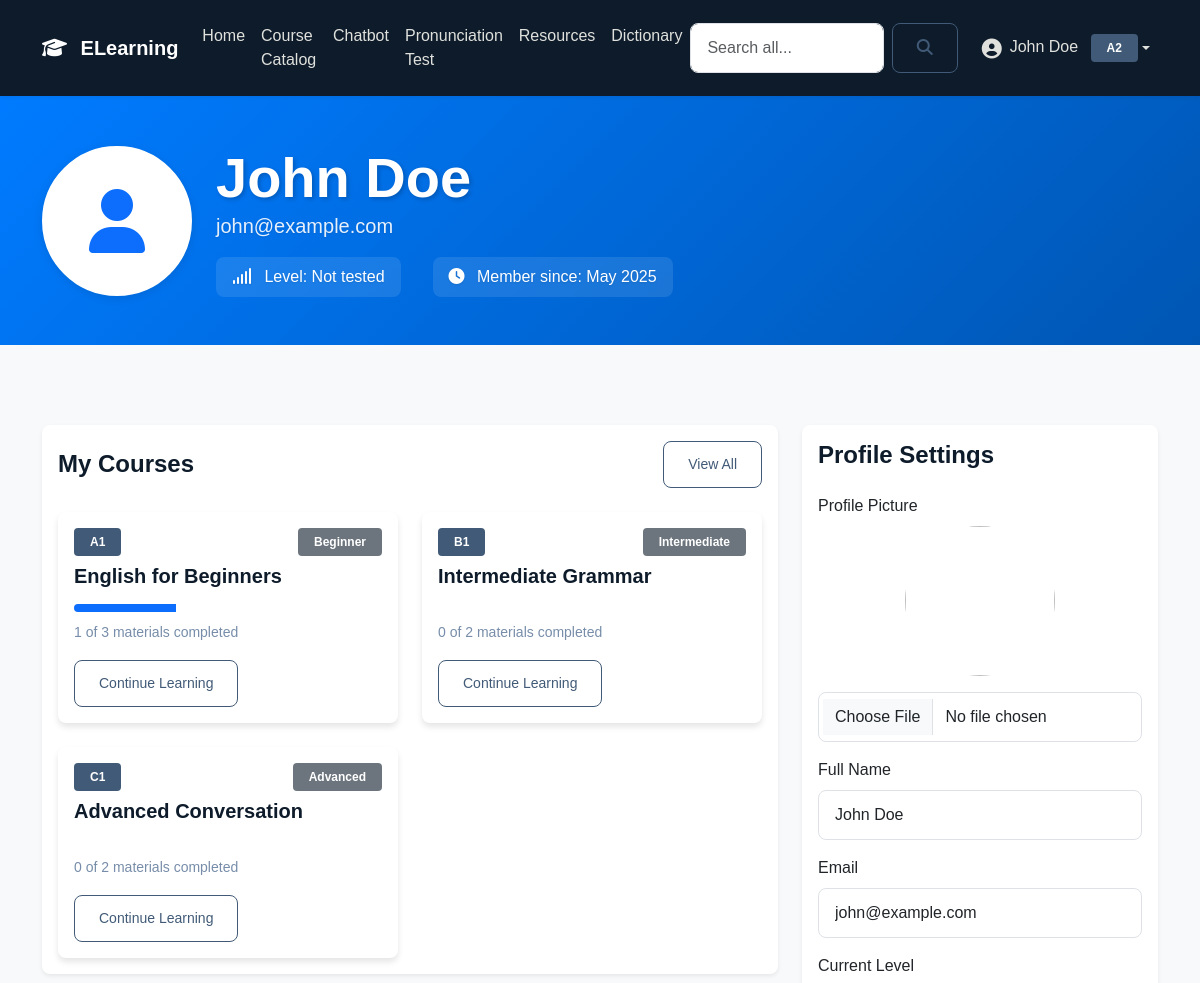
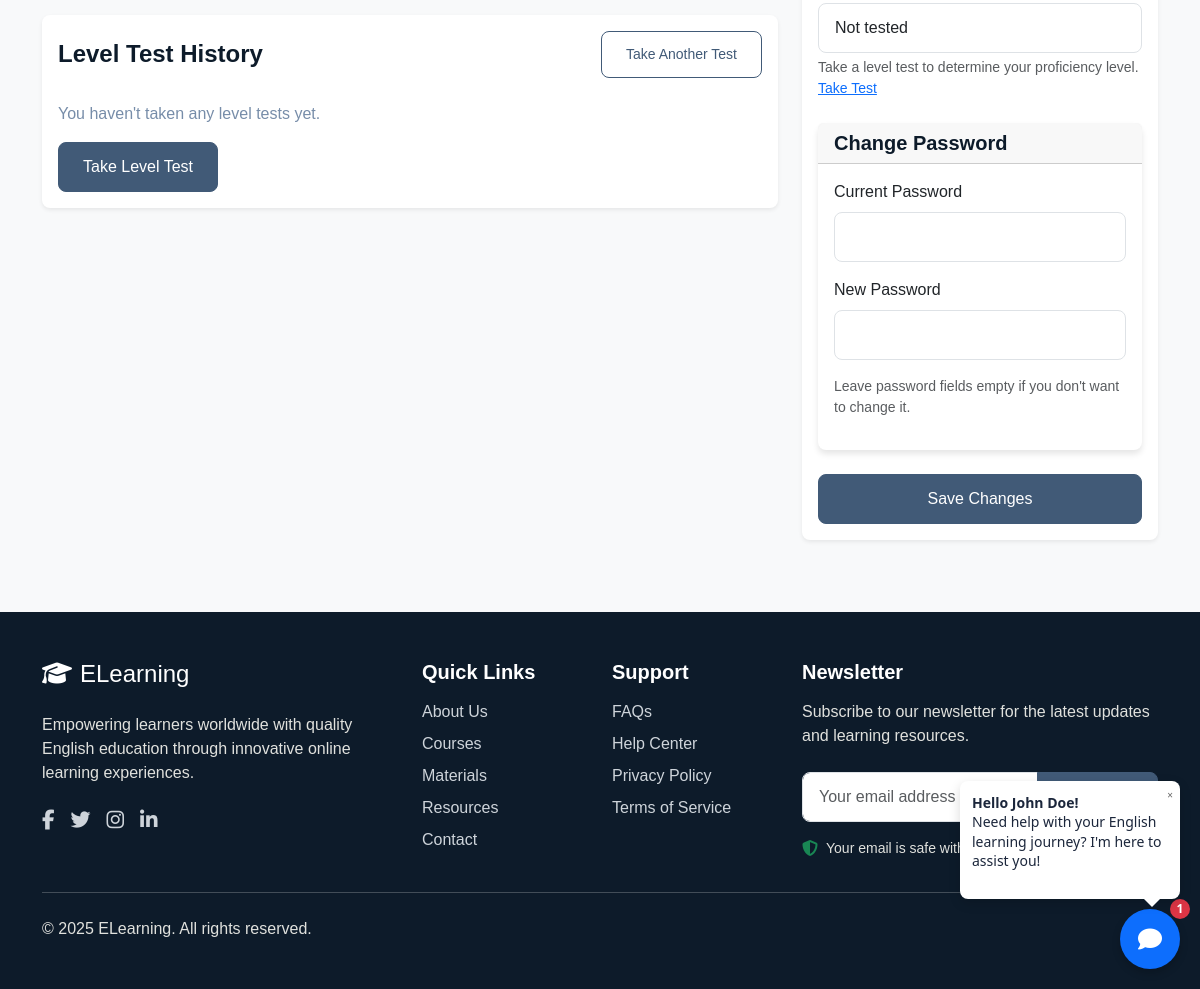
The app's page /profile.php (signed in) with its own data (2 pictures, top to bottom).
### tables this page shows
CREATE TABLE IF NOT EXISTS user_profiles (
    profile_id INT PRIMARY KEY AUTO_INCREMENT,
    user_id INT UNIQUE,
    full_name VARCHAR(100),
    proficiency_level CHAR(2) COMMENT 'A1, A2, B1, B2, C1, C2',
    profile_picture VARCHAR(255),
    FOREIGN KEY (user_id) REFERENCES users(user_id) ON DELETE CASCADE
);

CREATE TABLE IF NOT EXISTS users (
    user_id INT PRIMARY KEY AUTO_INCREMENT,
    username VARCHAR(50) UNIQUE NOT NULL,
    email VARCHAR(100) UNIQUE NOT NULL,
    password VARCHAR(255) NOT NULL,
    role TINYINT NOT NULL DEFAULT 1 COMMENT '0: admin, 1: student, 2: instructor',
    created_at TIMESTAMP DEFAULT CURRENT_TIMESTAMP,
    last_login TIMESTAMP NULL
);

CREATE TABLE IF NOT EXISTS courses (
    course_id INT PRIMARY KEY AUTO_INCREMENT,
    title VARCHAR(100) NOT NULL,
    description TEXT,
    instructor_id INT NOT NULL,
    level CHAR(2) NOT NULL COMMENT 'A1, A2, B1, B2, C1, C2',
    duration VARCHAR(50),
    difficulty_level VARCHAR(20),
    thumbnail_url VARCHAR(255),
    is_featured TINYINT(1) DEFAULT 0,
    created_at TIMESTAMP DEFAULT CURRENT_TIMESTAMP,
    updated_at TIMESTAMP NULL ON UPDATE CURRENT_TIMESTAMP,
    FOREIGN KEY (instructor_id) REFERENCES users(user_id)
);

### profile.php (the view, shortened to what the rows shown need)
<?php
require_once 'includes/db.php';
require_once 'includes/functions.php';
try {
    $stmt = $conn->prepare("
        SELECT
            u.user_id,
            u.username,
            u.email,
            u.created_at,
            COALESCE(up.full_name, '') as full_name,
            COALESCE(up.profile_picture, '') as profile_picture,
            COALESCE(
                (SELECT assigned_level
                 FROM level_test_results
                 WHERE user_id = u.user_id
                 ORDER BY test_date DESC
                 LIMIT 1),
                'Not tested'
            ) as proficiency_level,
            (SELECT test_date
             FROM level_test_results
             WHERE user_id = u.user_id
             ORDER BY test_date DESC
             LIMIT 1) as last_test_date
        FROM users u
        LEFT JOIN user_profiles up ON u.user_id = up.user_id
        WHERE u.user_id = ?
    ");
    $stmt->execute([$_SESSION['user_id']]);
    $user = $stmt->fetch();
    try {
        $stmt = $conn->prepare("
            SELECT
                c.*,
                ce.enrolled_at,
                COUNT(DISTINCT cm.material_id) as total_materials,
                COUNT(DISTINCT CASE WHEN up.progress = 100 THEN up.material_id END) as completed_materials
            FROM course_enrollments ce
            JOIN courses c ON ce.course_id = c.course_id
            LEFT JOIN course_materials cm ON c.course_id = cm.course_id
            LEFT JOIN user_progress up ON cm.material_id = up.material_id AND up.user_id = ?
            WHERE ce.user_id = ?
            GROUP BY c.course_id, ce.enrolled_at
            ORDER BY ce.enrolled_at DESC
            LIMIT 5
        ");
        $stmt->execute([$_SESSION['user_id'], $_SESSION['user_id']]);
        $enrolled_courses = $stmt->fetchAll();
    } catch (PDOException $e) {
        $enrolled_courses = [];
        if ($e->getCode() == '42S02') {
            $_SESSION['warning_message'] = 'Database schema error: One or more required tables are missing.';
        } else if ($e->getCode() == '42S22') {
            $_SESSION['warning_message'] = 'Database schema error: One or more required columns are missing.';
        } else {
            $_SESSION['warning_message'] = 'Unable to load enrolled courses. Please try again later.';
        }
    }
} catch(Exception $e) {
    $_SESSION['error_message'] = 'An error occurred while loading your profile. Please try again.';
    $user = [
        'user_id' => $_SESSION['user_id'],
        'username' => '',
        'email' => '',
        'full_name' => '',
        'profile_picture' => '',
        'proficiency_level' => 'Not tested',
        'created_at' => date('Y-m-d H:i:s'),
        'last_test_date' => null
    ];
    $enrolled_courses = [];
    $test_history = [];
}
?>
<!DOCTYPE html>
<html lang="en">
<head>
    <link href="https://cdn.jsdelivr.net/npm/bootstrap@5.3.2/dist/css/bootstrap.min.css" rel="stylesheet">
    <link href="https://cdnjs.cloudflare.com/ajax/libs/font-awesome/6.4.2/css/all.min.css" rel="stylesheet">
    <link href="css/custom.css" rel="stylesheet">
    <link href="css/floating-chatbot.css" rel="stylesheet">
    <link href="css/search-autocomplete.css" rel="stylesheet">
</head>
<body>
    <?php include 'includes/nav.php'; ?>
    <div class="profile-header">
        <div class="container">
            <div class="row align-items-center">
                <div class="col profile-info">
                    <h1 class="display-4 mb-0"><?php echo h($user['full_name'] ?: 'Update Your Profile'); ?></h1>
                    <p class="lead mb-3"><?php echo h($user['email'] ?: 'Add your email'); ?></p>
                    <div class="d-flex flex-wrap gap-3">
                        <div class="profile-stats">
                            <i class="fas fa-signal me-2"></i>
                            Level: <?php echo h($user['proficiency_level']); ?>
                        </div>
                        <div class="profile-stats">
                            <i class="fas fa-clock me-2"></i>
                            Member since: <?php echo date('M Y', strtotime($user['created_at'])); ?>
                        </div>
                    </div>
                </div>
            </div>
        </div>
    </div>
    <div class="container py-5">
        <div class="row">
            <div class="col-lg-8">
                <div class="card border-0 shadow-sm mb-4">
                    <div class="card-body">
                        <?php if (empty($enrolled_courses)): ?>
                            <p class="text-muted">You haven't enrolled in any courses yet.</p>
                            <a href="courses.php" class="btn btn-primary">Browse Courses</a>
                        <?php else: ?>
                            <div class="row g-4">
                                <?php foreach ($enrolled_courses as $course): ?>
                                    <div class="col-md-6">
                                        <div class="card h-100 course-card">
                                            <div class="card-body">
                                                <div class="d-flex justify-content-between mb-2">
                                                    <span class="badge bg-primary"><?php echo htmlspecialchars($course['level']); ?></span>
                                                    <span class="badge bg-secondary"><?php echo htmlspecialchars($course['difficulty_level']); ?></span>
                                                </div>
                                                <h5 class="card-title mb-3"><?php echo htmlspecialchars($course['title']); ?></h5>
                                                <?php
                                                $progress = $course['total_materials'] > 0
                                                    ? round(($course['completed_materials'] / $course['total_materials']) * 100)
                                                    : 0;
                                                ?>
                                                <div class="progress mb-2">
                                                    <div class="progress-bar" role="progressbar"
                                                         style="width: <?php echo $progress; ?>%"
                                                         aria-valuenow="<?php echo $progress; ?>"
                                                         aria-valuemin="0"
                                                         aria-valuemax="100">
                                                    </div>
                                                </div>
                                                <small class="text-muted">
                                                    <?php echo $course['completed_materials']; ?> of <?php echo $course['total_materials']; ?> materials completed
                                                </small>
                                                <div class="mt-3">
                                                    <a href="course-details.php?id=<?php echo $course['course_id']; ?>"
                                                       class="btn btn-outline-primary btn-sm">
                                                        Continue Learning
                                                    </a>
                                                </div>
                                            </div>
                                        </div>
                                    </div>
                                <?php endforeach; ?>
                            </div>
                        <?php endif; ?>
                    </div>
                </div>
            </div>
            <div class="col-lg-4">
                <div class="card border-0 shadow-sm mb-4">
                    <div class="card-body">
                        <form action="profile.php" method="POST" enctype="multipart/form-data">
                            <div class="mb-3">
                                <label class="form-label">Email</label>
                                <input type="email"
                                       class="form-control"
                                       name="email"
                                       value="<?php echo h($user['email']); ?>"
                                       required>
                            </div>
                        </form>
                    </div>
                </div>
            </div>
        </div>
    </div>
    <?php include 'includes/floating-chatbot.php'; ?>
</body>
</html>

### includes/nav.php (shortened to what the rows shown need)
<nav class="navbar navbar-expand-lg sticky-top navbar-dark">
    <div class="container">
        <div class="collapse navbar-collapse" id="navbarNav">
            <ul class="navbar-nav">
                <?php if (isset($_SESSION['user_id'])): ?>
                <?php
                    try {
                        $stmt = $conn->prepare("
                            SELECT up.profile_picture, up.proficiency_level, up.full_name,
                                   (SELECT test_date
                                    FROM level_test_results
                                    WHERE user_id = ?
                                    ORDER BY test_date DESC
                                    LIMIT 1) as last_test_date
                            FROM user_profiles up
                            WHERE up.user_id = ?
                        ");
                        $stmt->execute([$_SESSION['user_id'], $_SESSION['user_id']]);
                        $profile = $stmt->fetch();
                    } catch(PDOException $e) {
                        $profile = false;
                    }
                    ?>
                <li class="nav-item dropdown">
                    <a class="nav-link dropdown-toggle d-flex align-items-center" href="#" role="button"
                        data-bs-toggle="dropdown">
                        <?php if ($profile && !empty($profile['profile_picture'])): ?>
                        <img src="<?php echo htmlspecialchars($profile['profile_picture']); ?>" alt="Profile"
                            class="rounded-circle me-2" style="width: 32px; height: 32px; object-fit: cover;">
                        <?php else: ?>
                        <i class="fas fa-user-circle fa-lg me-2"></i>
                        <?php endif; ?>
                        <div>
                            <span
                                class="me-2"><?php echo htmlspecialchars($profile && !empty($profile['full_name']) ? $profile['full_name'] : $_SESSION['username']); ?></span>
                            <?php if ($profile && !empty($profile['proficiency_level'])): ?>
                            <span
                                class="badge bg-primary"><?php echo htmlspecialchars($profile['proficiency_level']); ?></span>
                            <?php endif; ?>
                        </div>
                    </a>
                </li>
                <?php endif; ?>
            </ul>
        </div>
    </div>
</nav>

### includes/floating-chatbot.php (shortened to what the rows shown need)
<?php
$stmt = $conn->prepare("SELECT full_name FROM user_profiles WHERE user_id = ?");
$stmt->execute([$_SESSION['user_id']]);
$profile = $stmt->fetch();
$display_name = htmlspecialchars($profile && !empty($profile['full_name']) ? $profile['full_name'] : $_SESSION['username']);
?>
<div class="floating-chatbot">
    <div class="welcome-bubble" id="welcome-bubble">
        <div class="close-welcome" id="close-welcome">&times;</div>
        <strong>Hello <?php echo $display_name; ?>!</strong>
        <p>Need help with your English learning journey? I'm here to assist you!</p>
    </div>
</div>

### records on screen
user_profiles: full_name "John Doe", proficiency_level "A2"
users: email "john@example.com", created_at "May 2025"
courses: level "A1", difficulty_level "Beginner", title "English for Beginners", $progress 33 (drawn), completed_materials "1", total_materials "3"
courses: level "B1", difficulty_level "Intermediate", title "Intermediate Grammar", completed_materials "0", total_materials "2"
courses: level "C1", difficulty_level "Advanced", title "Advanced Conversation", completed_materials "0", total_materials "2"

### other values on screen
$user['full_name'] ?: 'Update Your Profile' "John Doe"
$user['proficiency_level'] "Not tested"
